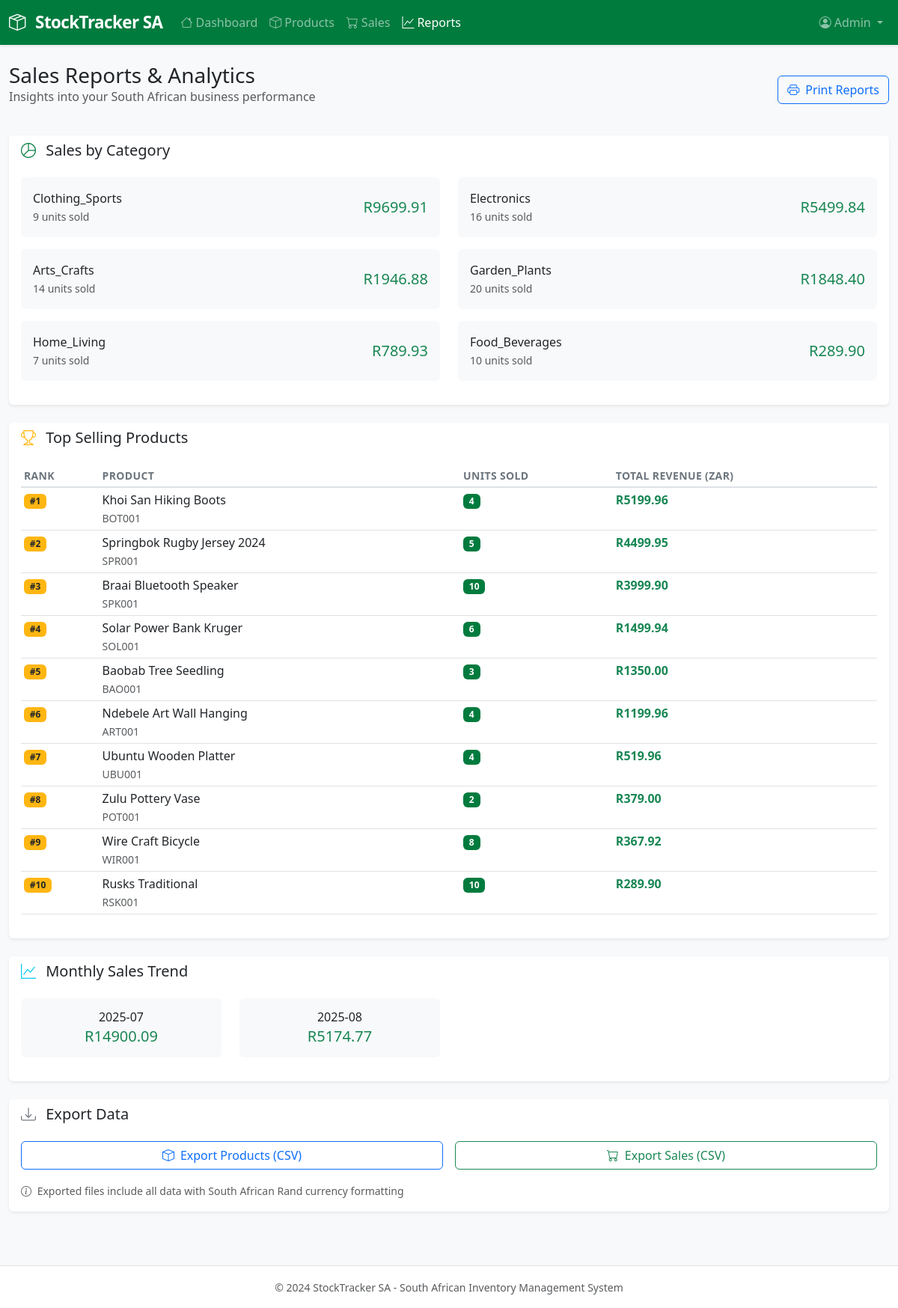
The page /reports/ on the database its author committed.
### inventory/models.py (models this page shows, shortened)
class Product(models.Model):
    CATEGORY_CHOICES = [
        ('food_beverages', 'Food & Beverages'),
        ('clothing_sports', 'Clothing & Sports'),
        ('arts_crafts', 'Arts & Crafts'),
        ('garden_plants', 'Garden & Plants'),
        ('home_living', 'Home & Living'),
        ('electronics', 'Electronics'),
    ]
    id = models.UUIDField(primary_key=True, default=uuid.uuid4, editable=False)
    name = models.CharField(max_length=200)
    sku = models.CharField(max_length=50, unique=True)
    description = models.TextField(blank=True, null=True)
    category = models.CharField(max_length=20, choices=CATEGORY_CHOICES)
    price = models.DecimalField(max_digits=10, decimal_places=2, validators=[MinValueValidator(Decimal('0.01'))])
    stock = models.PositiveIntegerField(default=0)
    low_stock_threshold = models.PositiveIntegerField(default=10)
    created_at = models.DateTimeField(auto_now_add=True)
    updated_at = models.DateTimeField(auto_now=True)
    class Meta:
        ordering = ['name']

### inventory/views.py (the view)
# urls.py: path('reports/', views.reports, name='reports'),
def reports(request):
    sales_by_category = Sale.objects.select_related('product').values(
        'product__category'
    ).annotate(
        total_sales=Sum('total_price'),
        total_quantity=Sum('quantity')
    ).order_by('-total_sales')
    top_products = Sale.objects.select_related('product').values(
        'product__name', 'product__sku'
    ).annotate(
        total_sales=Sum('total_price'),
        total_quantity=Sum('quantity')
    ).order_by('-total_sales')[:10]
    monthly_sales = Sale.objects.filter(
        sale_date__gte=datetime.now() - timedelta(days=365)
    ).extra(
        select={'month': "strftime('%%Y-%%m', sale_date)"}
    ).values('month').annotate(
        total=Sum('total_price')
    ).order_by('month')
    context = {
        'sales_by_category': sales_by_category,
        'top_products': top_products,
        'monthly_sales': monthly_sales,
    }
    return render(request, 'inventory/reports.html', context)

### templates/inventory/reports.html (shortened to what this page needs)
{% extends 'base.html' %}
{% load static %}
{% block content %}
<div class="row">
    <div class="col-12">
        <div class="d-flex justify-content-between align-items-center mb-4">
            <div>
                <h1 class="h3 mb-0">Sales Reports & Analytics</h1>
                <p class="text-muted">Insights into your South African business performance</p>
            </div>
            <div>
                <button class="btn btn-outline-primary" onclick="window.print()">
                    <i class="bi bi-printer me-2"></i>Print Reports
                </button>
            </div>
        </div>
    </div>
</div>
<div class="row mb-4">
    <div class="col-12">
        <div class="card border-0 shadow-sm">
            <div class="card-header bg-white border-0">
                <h5 class="card-title mb-0">
                    <i class="bi bi-pie-chart me-2 text-primary"></i>
                    Sales by Category
                </h5>
            </div>
            <div class="card-body">
                {% if sales_by_category %}
                    <div class="row">
                        {% for category in sales_by_category %}
                        <div class="col-md-6 mb-3">
                            <div class="d-flex justify-content-between align-items-center p-3 bg-light rounded">
                                <div>
                                    <div class="fw-medium">{{ category.product__category|title }}</div>
                                    <small class="text-muted">{{ category.total_quantity }} units sold</small>
                                </div>
                                <div class="text-end">
                                    <div class="h5 mb-0 text-success">R{{ category.total_sales|floatformat:2 }}</div>
                                </div>
                            </div>
                        </div>
                        {% endfor %}
                    </div>
                {% else %}
                    <div class="text-center py-4 text-muted">
                        <i class="bi bi-graph-down fs-2 mb-3 d-block"></i>
                        <p>No sales data available for category analysis</p>
                    </div>
                {% endif %}
            </div>
        </div>
    </div>
</div>
<div class="row mb-4">
    <div class="col-12">
        <div class="card border-0 shadow-sm">
            <div class="card-header bg-white border-0">
                <h5 class="card-title mb-0">
                    <i class="bi bi-trophy me-2 text-warning"></i>
                    Top Selling Products
                </h5>
            </div>
            <div class="card-body">
                {% if top_products %}
                    <div class="table-responsive">
                        <table class="table table-sm">
                            <thead>
                                <tr>
                                    <th>Rank</th>
                                    <th>Product</th>
                                    <th>Units Sold</th>
                                    <th>Total Revenue (ZAR)</th>
                                </tr>
                            </thead>
                            <tbody>
                                {% for product in top_products %}
                                <tr>
                                    <td>
                                        <span class="badge bg-warning text-dark">#{{ forloop.counter }}</span>
                                    </td>
                                    <td>
                                        <div>
                                            <div class="fw-medium">{{ product.product__name }}</div>
                                            <small class="text-muted">{{ product.product__sku }}</small>
                                        </div>
                                    </td>
                                    <td>
                                        <span class="badge bg-primary">{{ product.total_quantity }}</span>
                                    </td>
                                    <td>
                                        <strong class="text-success">R{{ product.total_sales|floatformat:2 }}</strong>
                                    </td>
                                </tr>
                                {% endfor %}
                            </tbody>
                        </table>
                    </div>
                {% else %}
                    <div class="text-center py-4 text-muted">
                        <i class="bi bi-graph-down fs-2 mb-3 d-block"></i>
                        <p>No sales data available for product ranking</p>
                    </div>
                {% endif %}
            </div>
        </div>
    </div>
</div>
<div class="row mb-4">
    <div class="col-12">
        <div class="card border-0 shadow-sm">
            <div class="card-header bg-white border-0">
                <h5 class="card-title mb-0">
                    <i class="bi bi-graph-up me-2 text-info"></i>
                    Monthly Sales Trend
                </h5>
            </div>
            <div class="card-body">
                {% if monthly_sales %}
                    <div class="row">
                        {% for month in monthly_sales %}
                        <div class="col-md-4 col-lg-3 mb-3">
                            <div class="text-center p-3 bg-light rounded">
                                <div class="h6 mb-1">{{ month.month }}</div>
                                <div class="h5 text-success mb-0">R{{ month.total|floatformat:2 }}</div>
                            </div>
                        </div>
                        {% endfor %}
                    </div>
                {% else %}
                    <div class="text-center py-4 text-muted">
                        <i class="bi bi-calendar-x fs-2 mb-3 d-block"></i>
                        <p>No monthly sales data available</p>
                    </div>
                {% endif %}
            </div>
        </div>
    </div>
</div>
<div class="row">
    <div class="col-12">
        <div class="card border-0 shadow-sm">
            <div class="card-header bg-white border-0">
                <h5 class="card-title mb-0">
                    <i class="bi bi-download me-2 text-secondary"></i>
                    Export Data
                </h5>
            </div>
            <div class="card-body">
                <div class="row g-3">
                    <div class="col-md-6">
                        <div class="d-grid">
                            <a href="{% url 'export_data' %}?type=products" class="btn btn-outline-primary">
                                <i class="bi bi-box me-2"></i>Export Products (CSV)
                            </a>
                        </div>
                    </div>
                    <div class="col-md-6">
                        <div class="d-grid">
                            <a href="{% url 'export_data' %}?type=sales" class="btn btn-outline-success">
                                <i class="bi bi-cart me-2"></i>Export Sales (CSV)
                            </a>
                        </div>
                    </div>
                </div>
                <div class="mt-3">
                    <small class="text-muted">
                        <i class="bi bi-info-circle me-1"></i>
                        Exported files include all data with South African Rand currency formatting
                    </small>
                </div>
            </div>
        </div>
    </div>
</div>
{% endblock %}

### static/css/custom.css (style rules this page uses)
:root { --sa-green: #007b3e; --sa-gold: #ffb612; --sa-blue: #002395; --sa-red: #de3831; }
body { font-family: 'Segoe UI', Tahoma, Geneva, Verdana, sans-serif; }
.bg-primary { background-color: var(--sa-green) !important; }
.text-primary { color: var(--sa-green) !important; }
.card { transition: all 0.2s ease-in-out; }
.badge.bg-warning { background-color: var(--sa-gold) !important; color: #000; }
.text-warning { color: var(--sa-gold) !important; }
.shadow-sm { box-shadow: 0 0.125rem 0.25rem rgba(0, 0, 0, 0.075) !important; }
.table th { font-weight: 600; font-size: 0.875rem; text-transform: uppercase; letter-spacing: 0.025em; color: #6c757d; border-bottom: 2px solid #dee2e6; }

### rows shown on the page
Product: product__name "Khoi San Hiking Boots", product__sku "BOT001", total_quantity "4", total_sales "5199.96"
Product: product__name "Springbok Rugby Jersey 2024", product__sku "SPR001", total_quantity "5", total_sales "4499.95"
Product: product__name "Braai Bluetooth Speaker", product__sku "SPK001", total_quantity "10", total_sales "3999.90"
Product: product__name "Solar Power Bank Kruger", product__sku "SOL001", total_quantity "6", total_sales "1499.94"
Product: product__name "Baobab Tree Seedling", product__sku "BAO001", total_quantity "3", total_sales "1350.00"
Product: product__name "Ndebele Art Wall Hanging", product__sku "ART001", total_quantity "4", total_sales "1199.96"
Product: product__name "Ubuntu Wooden Platter", product__sku "UBU001", total_quantity "4", total_sales "519.96"
Product: product__name "Zulu Pottery Vase", product__sku "POT001", total_quantity "2", total_sales "379.00"
Product: product__name "Wire Craft Bicycle", product__sku "WIR001", total_quantity "8", total_sales "367.92"
Product: product__name "Rusks Traditional", product__sku "RSK001", total_quantity "10", total_sales "289.90"

### other values the page prints
{{ category.product__category|title }} "Clothing_Sports" "Electronics" "Arts_Crafts" "Garden_Plants" "Home_Living" "Food_Beverages"
{{ category.total_quantity }} "9" "16" "14" "20" "7" "10"
{{ category.total_sales|floatformat:2 }} "9699.91" "5499.84" "1946.88" "1848.40" "789.93" "289.90"
{{ month.month }} "2025-07" "2025-08"
{{ month.total|floatformat:2 }} "14900.09" "5174.77"
